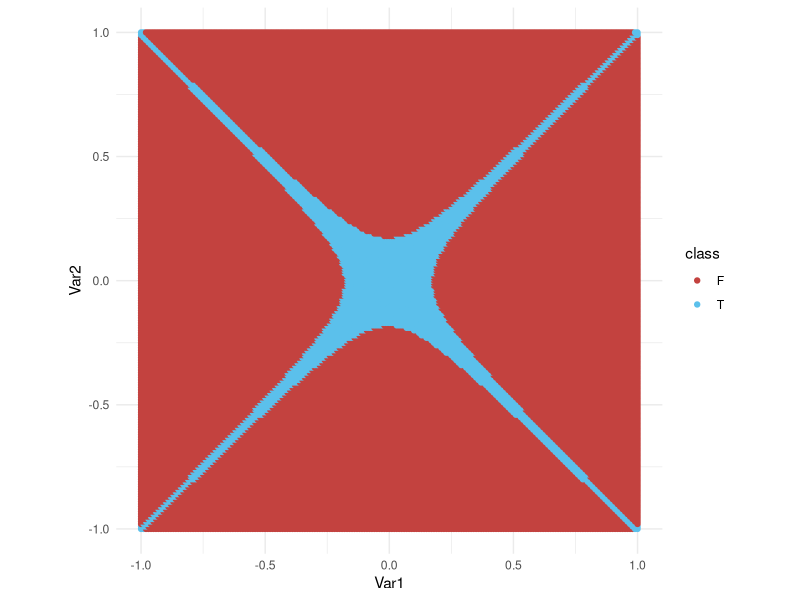
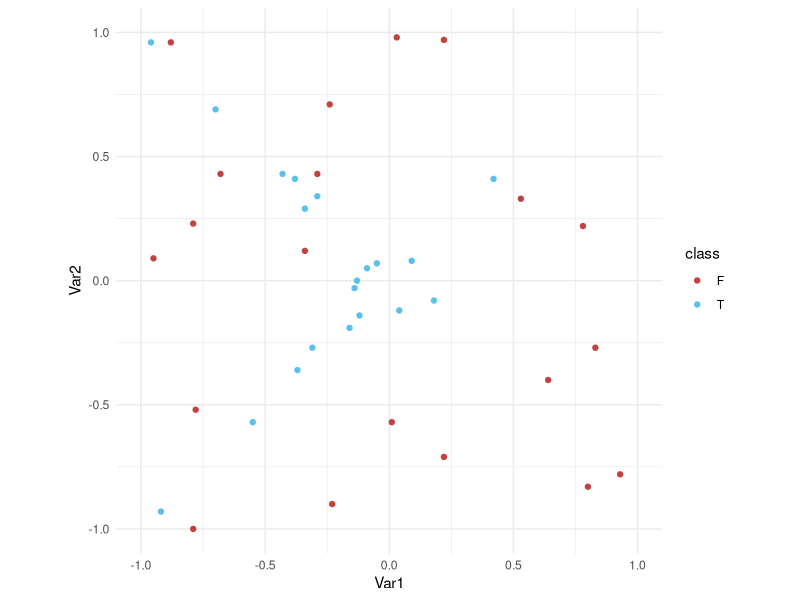
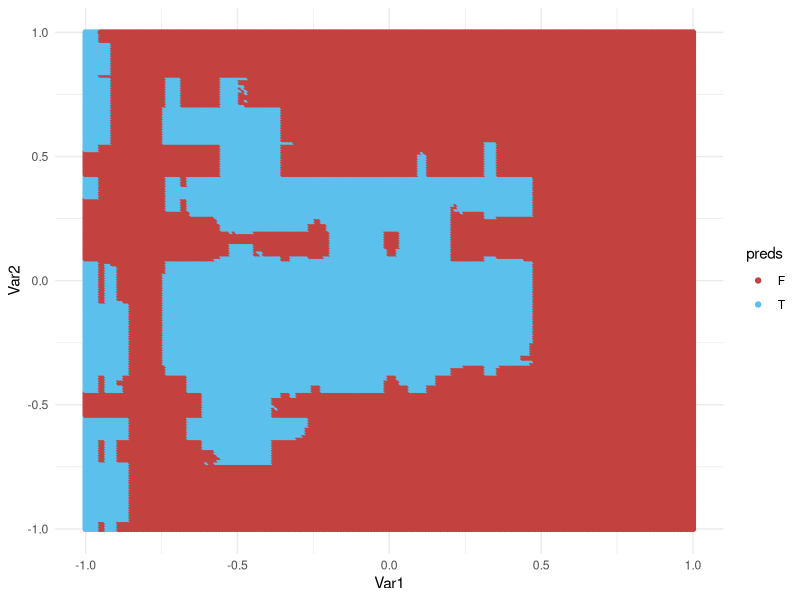
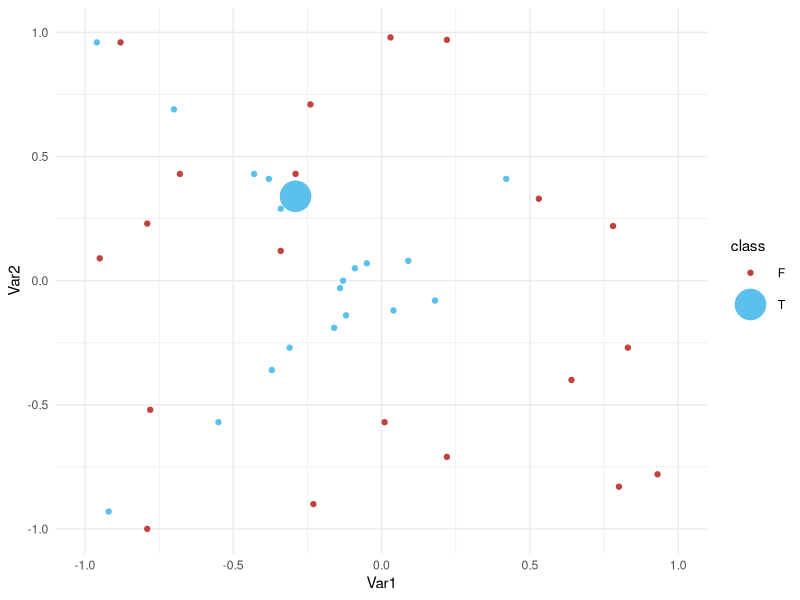
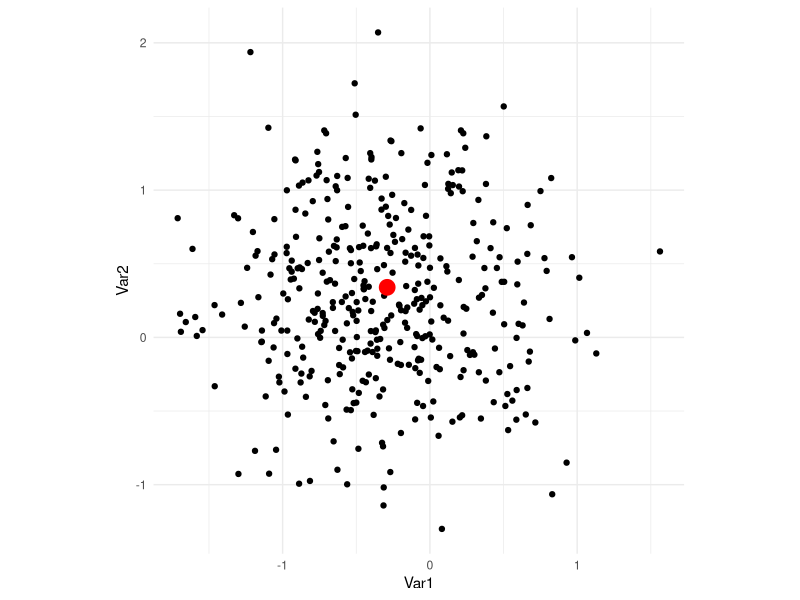
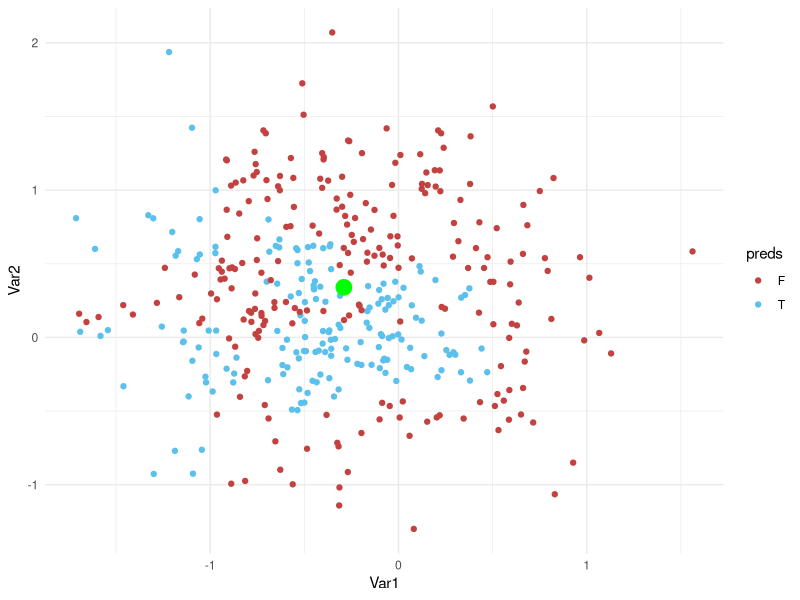

Here is the R script that generated these plots, in order:
## ---- chunk 1
options(ggplot2.discrete.colour= c("#c3423f", "#5bc0eb"))
library(tidyverse)
theme_set(theme_minimal())
data <- expand.grid(seq(-1,1,by=0.01), seq(-1,1,by=0.01)) |> 
  as_tibble() |>
  mutate(class = factor(ifelse((Var1^2 - Var2^2)^2 <= 0.001 , "T", "F")))

data |>
  ggplot(aes(x = Var1, y = Var2,color = class)) + 
  geom_point() +
  coord_equal()
## ---- chunk 2
set.seed(256)
sample_indexes <- c(
  sample(which(data$class == "T"), 20),
  sample(which(data$class == "F"), 20)
)
model_data <- data[sample_indexes, ]
## ---- chunk 3
table(model_data$class)
## ---- chunk 4
model_data |> 
  ggplot(aes(x = Var1,y = Var2, color = class))+
  geom_point() + coord_equal() +
  lims(x = c(-1, 1), y = c(-1, 1))
## ---- chunk 5
library(randomForest)
rf_model <- randomForest(class ~ Var1 + Var2, data = model_data)
## ---- chunk 6
preds <- predict(rf_model, data)
data |>
  mutate(preds = preds) |>
  ggplot(aes(x = Var1, y = Var2, color = preds)) +
  geom_point() +
  lims(x = c(-1, 1), y = c(-1, 1))
## ---- chunk 7
set.seed(109)
random_instance <- sample(nrow(model_data), 1)
model_data[-random_instance, ] |>
  ggplot(aes(x = Var1, y = Var2, color = class)) +
  geom_point()+
  geom_point(data = model_data[random_instance, ], size = 10) +
  lims(x = c(-1, 1), y = c(-1, 1))
## ---- chunk 8
normal_distribution_generator <- function(local_instance, data) {
  purrr::partial(MASS::mvrnorm, mu = local_instance, Sigma = cov(data))
}
## ---- chunk 9
local_inst <- model_data[random_instance,] |> select(-class) |> unlist()
print("mean of distribution")
print(local_inst)
print("sigma of distribution")
print(cov(data |> select(-class)))
local_norm <- normal_distribution_generator(local_inst, data |> select(-class))
## ---- chunk 10
set.seed(110)
perturb_data <- local_norm(n = 400) |> as_tibble()
perturb_data |> 
  as_tibble() |> 
  ggplot(aes(x = Var1, y = Var2)) +
  geom_point()+
  geom_point(data = model_data[random_instance, ], size = 5, color="red") +
  coord_equal()
## ---- chunk 11
perturb_preds <- predict(rf_model, perturb_data)
perturb_data |>
  mutate(preds = perturb_preds) |>
  ggplot(aes(x = Var1, y = Var2, color = preds)) +
  geom_point() +
  geom_point(data = model_data[random_instance, ], size = 5, color="green")
## ---- chunk 12

